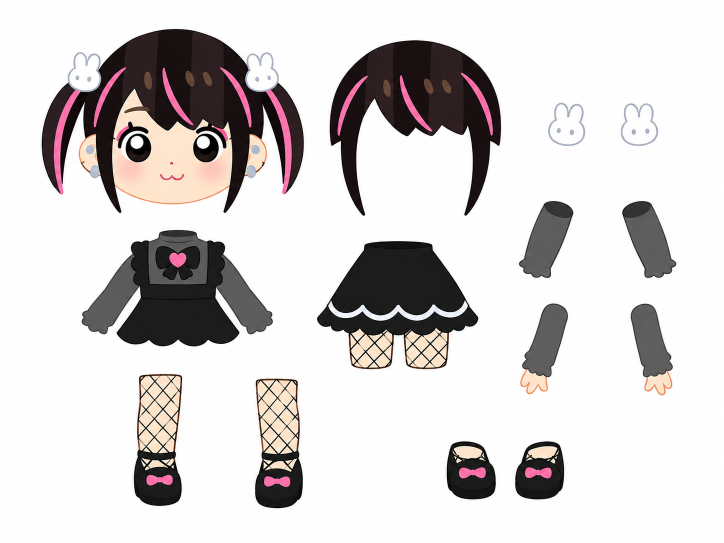
#> input picture assets/generated/parts/parts_sheet_gothic_lolita_chibi_paperdoll_02.png, 1448 x 1086 px (shown at 1/2 size)
$ python build_runtime_assets.py
#> lines starting #> are read from the running program, lines starting #| are printed output that depends on the picture; after the words box and inside, x2 and y2 are one past the last pixel; in counts of white or black regions, pixels touching at a corner belong together; pictures that were not available may be replaced by others from this repository, and a replacement may not be noted
from __future__ import annotations

import json
from collections import deque
from pathlib import Path

import cv2
import numpy as np
from PIL import Image

ROOT = Path(__file__).resolve().parents[1]
PARTS = ROOT / "assets/generated/parts/parts_sheet_gothic_lolita_chibi_paperdoll_02.png"
FACE = ROOT / "assets/generated/sprites/sprite_sheet_chibi_expression_parts_01.png"
MOUTH = ROOT / "assets/generated/sprites/sprite_sheet_cute_expressions_and_blush_02.png"
OUT = ROOT / "assets/runtime"
WORK = OUT / "parts_v0"


def border_white_alpha(image: Image.Image, tol: int = 36, pad: int = 4) -> Image.Image:
    arr = np.array(image.convert("RGBA"))
    rgb = arr[:, :, :3].astype(np.int16)
    h, w = rgb.shape[:2]
    candidate = 255 - rgb.min(axis=2) < tol
    visited = np.zeros((h, w), dtype=bool)
    queue: deque[tuple[int, int]] = deque()

    for x in range(w):
        for y in (0, h - 1):
            if candidate[y, x] and not visited[y, x]:
                visited[y, x] = True
                queue.append((y, x))
    for y in range(h):
        for x in (0, w - 1):
            if candidate[y, x] and not visited[y, x]:
                visited[y, x] = True
                queue.append((y, x))

    while queue:
        y, x = queue.popleft()
        for dy, dx in ((1, 0), (-1, 0), (0, 1), (0, -1)):
            yy, xx = y + dy, x + dx
            if 0 <= yy < h and 0 <= xx < w and candidate[yy, xx] and not visited[yy, xx]:
                visited[yy, xx] = True
                queue.append((yy, xx))

    arr[:, :, 3] = np.where(visited, 0, 255).astype(np.uint8)
    result = Image.fromarray(arr, "RGBA")
    bbox = result.getchannel("A").getbbox()
    if bbox:
        result = result.crop(bbox)
    if pad:
        padded = Image.new("RGBA", (result.width + 2 * pad, result.height + 2 * pad), (0, 0, 0, 0))
        padded.alpha_composite(result, (pad, pad))
        result = padded
    return result


def contour_sprite(image: Image.Image, pad: int = 4) -> Image.Image:
    arr = np.array(image.convert("RGBA"))
    rgb = arr[:, :, :3]
    mask = ((255 - rgb.min(axis=2)) > 12).astype(np.uint8) * 255
    contours, _ = cv2.findContours(mask, cv2.RETR_EXTERNAL, cv2.CHAIN_APPROX_SIMPLE)
    fill = np.zeros_like(mask)
    if contours:
        contour = max(contours, key=cv2.contourArea)
        cv2.drawContours(fill, [contour], -1, 255, -1)
    arr[:, :, 3] = fill
    result = Image.fromarray(arr, "RGBA")
    bbox = result.getchannel("A").getbbox()
    if bbox:
        result = result.crop(bbox)
    padded = Image.new("RGBA", (result.width + 2 * pad, result.height + 2 * pad), (0, 0, 0, 0))
    padded.alpha_composite(result, (pad, pad))
    return padded


def mouth_sprite(image: Image.Image, pad: int = 4) -> Image.Image:
    arr = np.array(image.convert("RGBA"))
    rgb = arr[:, :, :3].astype(np.int16)
    r, g, b = rgb[:, :, 0], rgb[:, :, 1], rgb[:, :, 2]
    selected = (r > 135) & ((r - g) > 30) & ((r - b) > 20) & (g < 150)
    mask = selected.astype(np.uint8) * 255
    count, labels, stats, _ = cv2.connectedComponentsWithStats(mask, 8)
    keep = np.zeros_like(mask)
    if count > 1:
        indexes = sorted(range(1, count), key=lambda i: stats[i, cv2.CC_STAT_AREA], reverse=True)[:2]
        for index in indexes:
            if stats[index, cv2.CC_STAT_AREA] >= 5:
                keep[labels == index] = 255
    arr[:, :, 3] = keep
    result = Image.fromarray(arr.astype(np.uint8), "RGBA")
    bbox = result.getchannel("A").getbbox()
    if bbox:
        result = result.crop(bbox)
    padded = Image.new("RGBA", (result.width + 2 * pad, result.height + 2 * pad), (0, 0, 0, 0))
    padded.alpha_composite(result, (pad, pad))
    return padded


def save(name: str, image: Image.Image, max_dim: int | None = None) -> None:
    if max_dim and max(image.size) > max_dim:
        scale = max_dim / max(image.size)
        image = image.resize((round(image.width * scale), round(image.height * scale)), Image.Resampling.LANCZOS)
    image.save(WORK / name, optimize=True)


def main() -> None:
    OUT.mkdir(parents=True, exist_ok=True)
    WORK.mkdir(parents=True, exist_ok=True)

    parts = Image.open(PARTS).convert("RGBA")
    face = Image.open(FACE).convert("RGBA")
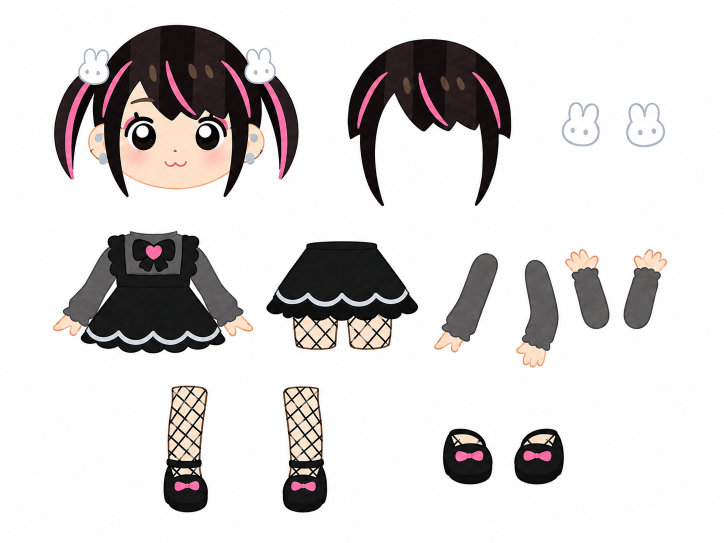
#> input picture assets/generated/parts/parts_sheet_cute_gothic_bunny_girl_01.png, 1448 x 1086 px, given in place of sprite_sheet_chibi_expression_parts_01.png, which was not available (shown at 1/2 size)
    mouth = Image.open(MOUTH).convert("RGBA")

    def part_crop(box):
        return border_white_alpha(parts.crop(box))

    def face_crop(box):
        return border_white_alpha(face.crop(box))

    # Hair is split into front hair + two tails so ESP/PC can animate the tails
    # independently without storing full animation frames.
    save("hair_front.png", part_crop((620, 55, 990, 420)), 340)
#> in border_white_alpha, `candidate = 255 - rgb.min(axis=2) < tol`:
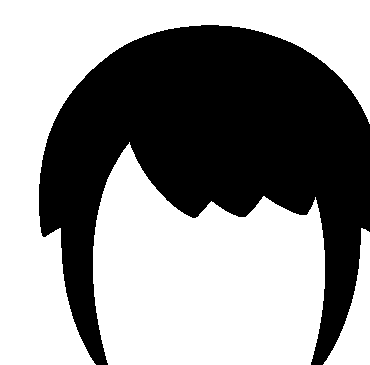
#> candidate: shape (365, 370) bool; 57.3% white; 1 black region, box (x1, y1, x2, y2) and area: (39, 25, 370, 365) 57693
#> after the loop in border_white_alpha, `for x in range(w):`: visited: shape (365, 370) bool; 0.53% white in thin lines or dots
#> after the loop in border_white_alpha, `for y in range(h):`:
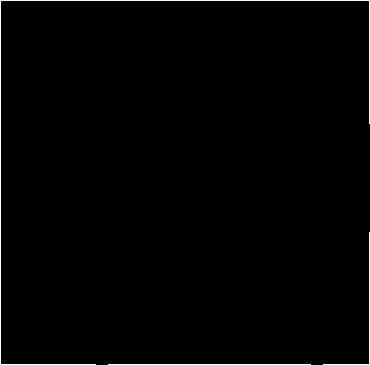
#> visited: shape (365, 370) bool; 0.99% white in thin lines or dots
#> in border_white_alpha, `bbox = result.getchannel("A").getbbox()`: bbox = (39, 25, 370, 365)
#> in border_white_alpha, `padded = Image.new("RGBA", (result.width + 2 * pad, result.height + 2 ..`: padded: PIL image 339x348 RGBA; every value is 0
#> in save, `scale = max_dim / max(image.size)`: scale = 0.977
    save("twin_tail_left.png", part_crop((58, 145, 155, 385)), 250)
#> call 2 of border_white_alpha, with tol = 36, pad = 4
#> in border_white_alpha (call 2), `candidate = 255 - rgb.min(axis=2) < tol`: candidate: shape (240, 97) bool; 57.1% white; 2 black regions, box (x1, y1, x2, y2) and area: (25, 0, 97, 240) 9954, (93, 6, 97, 15) 29
#> after the loop in border_white_alpha (call 2), `for x in range(w):`: visited: shape (240, 97) bool; 0.77% white in thin lines or dots
#> after the loop in border_white_alpha (call 2), `for y in range(h):`:
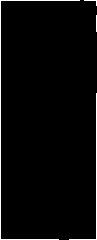
#> visited: shape (240, 97) bool; 2.5% white in thin lines or dots
#> in border_white_alpha (call 2), `bbox = result.getchannel("A").getbbox()`: bbox = (25, 0, 97, 240)
#> in border_white_alpha (call 2), `padded = Image.new("RGBA", (result.width + 2 * pad, result.height + 2 ..`: padded: PIL image 80x248 RGBA; every value is 0
    save("twin_tail_right.png", part_crop((495, 145, 600, 385)), 250)
#> in border_white_alpha (call 3), `candidate = 255 - rgb.min(axis=2) < tol`: candidate: shape (240, 105) bool; 38.7% white; 17 white regions (13 under 20 px), largest, box (x1, y1, x2, y2) and area: (0, 68, 72, 240) 5428, (60, 0, 105, 87) 2047, (0, 0, 59, 36) 1707, (79, 195, 105, 240) 504
#> after the loop in border_white_alpha (call 3), `for x in range(w):`: visited: shape (240, 105) bool; 0.77% white in thin lines or dots
#> after the loop in border_white_alpha (call 3), `for y in range(h):`: visited: shape (240, 105) bool; 1.5% white in thin lines or dots
#> in border_white_alpha (call 3), `padded = Image.new("RGBA", (result.width + 2 * pad, result.height + 2 ..`: padded: PIL image 113x248 RGBA; every value is 0

    save("body_dress.png", part_crop((120, 435, 545, 690)), 340)
#> call 4 of border_white_alpha, with tol = 36, pad = 4
#> in border_white_alpha (call 4), `candidate = 255 - rgb.min(axis=2) < tol`: candidate: shape (255, 425) bool; 48.1% white; 4 white regions (1 under 20 px), largest, box (x1, y1, x2, y2) and area: (0, 0, 425, 255) 48476, (285, 142, 425, 255) 3540, (222, 244, 251, 255) 142
#> after the loop in border_white_alpha (call 4), `for x in range(w):`: visited: shape (255, 425) bool; 0.72% white in thin lines or dots
#> after the loop in border_white_alpha (call 4), `for y in range(h):`:
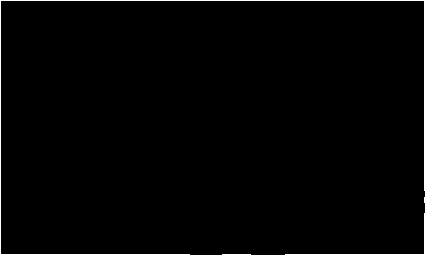
#> visited: shape (255, 425) bool; 1.2% white in thin lines or dots
#> in border_white_alpha (call 4), `bbox = result.getchannel("A").getbbox()`: bbox = (43, 25, 425, 255)
#> in border_white_alpha (call 4), `padded = Image.new("RGBA", (result.width + 2 * pad, result.height + 2 ..`: padded: PIL image 390x238 RGBA; every value is 0
    save("skirt_upperlegs.png", part_crop((575, 445, 940, 725)), 340)
#> in border_white_alpha (call 5), `candidate = 255 - rgb.min(axis=2) < tol`: candidate: shape (280, 365) bool; 52.5% white; 1 black region, box (x1, y1, x2, y2) and area: (59, 37, 365, 280) 48543
#> after the loop in border_white_alpha (call 5), `for x in range(w):`: visited: shape (280, 365) bool; 0.56% white in thin lines or dots
#> after the loop in border_white_alpha (call 5), `for y in range(h):`:
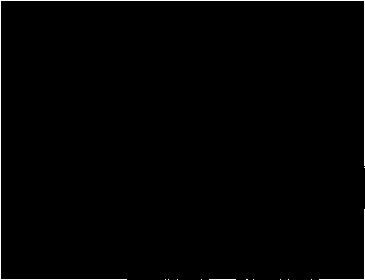
#> visited: shape (280, 365) bool; 1.1% white in thin lines or dots
#> after the loop in border_white_alpha (call 5), `while queue:`:
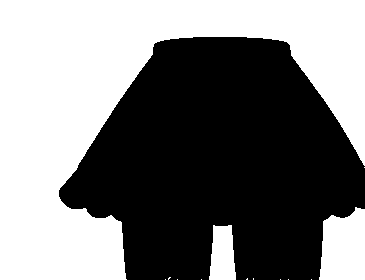
#> visited: shape (280, 365) bool; 48.7% white; 13 white regions (10 under 20 px), largest, box (x1, y1, x2, y2) and area: (0, 0, 365, 280) 45703, (319, 207, 365, 280) 2821, (209, 225, 236, 280) 1213
#> in border_white_alpha (call 5), `bbox = result.getchannel("A").getbbox()`: bbox = (59, 37, 365, 280)
    save("arm_left.png", part_crop((1000, 380, 1135, 595)), 220)
    save("arm_right.png", part_crop((1185, 380, 1325, 595)), 220)
    save("leg_left.png", part_crop((250, 700, 405, 1020)), 280)
    save("leg_right.png", part_crop((475, 700, 630, 1020)), 280)
    save("bunny_clip_left.png", contour_sprite(parts.crop((1015, 175, 1145, 310))), 120)
    save("bunny_clip_right.png", contour_sprite(parts.crop((1160, 175, 1310, 310))), 120)

    blank = mouth.crop((35, 735, 245, 900)).convert("RGBA")
    arr = np.array(blank)
    rgb = arr[:, :, :3]
    h, w = rgb.shape[:2]
    yy, xx = np.ogrid[:h, :w]
    ellipse = ((xx - w / 2) / (w * 0.38)) ** 2 + ((yy - h * 0.43) / (h * 0.55)) ** 2 < 1
    skin = rgb[
        ellipse
        & (rgb[:, :, 0] > 225)
        & (rgb[:, :, 1] > 175)
        & (rgb[:, :, 1] < 245)
        & (rgb[:, :, 2] > 150)
        & (rgb[:, :, 2] < 235)
    ]
    reference = np.median(skin, axis=0).astype(np.uint8) if len(skin) else np.array([252, 220, 196], dtype=np.uint8)
    holes = ellipse & (rgb.min(axis=2) > 247)
    rgb[holes] = reference
    arr[:, :, :3] = rgb
    save("face_blank.png", border_white_alpha(Image.fromarray(arr, "RGBA")), 230)

    save("eyes_open_pair.png", face_crop((445, 115, 720, 255)), 270)
    save("eyes_half_pair.png", face_crop((770, 115, 1050, 255)), 270)
    save("eyes_sparkle_pair.png", face_crop((735, 430, 975, 585)), 260)
    save("eyes_closed_pair.png", face_crop((1080, 435, 1330, 585)), 260)
    save("brows_neutral_pair.png", face_crop((60, 685, 350, 750)), 270)
    save("brows_angry_pair.png", face_crop((400, 680, 695, 750)), 270)
    save("brows_sad_pair.png", face_crop((1040, 680, 1330, 750)), 270)

    centers = [145, 355, 560, 770, 995, 1215]
    mouths = ["mouth_closed", "mouth_small", "mouth_medium", "mouth_open", "mouth_wide", "mouth_smile_open"]
    for x, name in zip(centers, mouths):
        save(f"{name}.png", mouth_sprite(mouth.crop((x - 45, 540, x + 45, 625))), 80)

    files = sorted(WORK.glob("*.png"))
    atlas_width = 1024
    padding = 8
    x = y = padding
    row_height = 0
    rects: dict[str, list[int]] = {}
    images: list[tuple[Path, Image.Image]] = []

    for path in files:
        image = Image.open(path).convert("RGBA")
        images.append((path, image))
        if x + image.width + padding > atlas_width:
            x = padding
            y += row_height + padding
            row_height = 0
        rects[path.stem] = [x, y, image.width, image.height]
        x += image.width + padding
        row_height = max(row_height, image.height)

    atlas = Image.new("RGBA", (1024, 1024), (0, 0, 0, 0))
    for path, image in images:
        px, py, _, _ = rects[path.stem]
        atlas.alpha_composite(image, (px, py))
#> this loop made 7 passes

    indexed = atlas.quantize(colors=128, method=Image.Quantize.FASTOCTREE, dither=Image.Dither.NONE)
    indexed.save(OUT / "jirai_runtime_atlas_v0.png", optimize=True)

    manifest = {
        "version": 0,
        "atlas": "jirai_runtime_atlas_v0.png",
        "size": [1024, 1024],
        "format": "indexed PNG RGBA",
        "target_fps": [15, 30, 60],
        "firmware_ready": False,
        "rects": rects,
        "source_map": {
            "body": str(PARTS.relative_to(ROOT)).replace("\\", "/"),
            "face": str(FACE.relative_to(ROOT)).replace("\\", "/"),
            "mouth": str(MOUTH.relative_to(ROOT)).replace("\\", "/"),
        },
        "qa": {
            "status": "prototype",
            "known_issues": [
                "face blank still needs final manual cleanup",
                "twin-tail top edges need final cleanup under bunny clips",
                "mouth and eye placement must be tuned on the assembled model",
            ],
        },
    }
    (OUT / "jirai_runtime_atlas_v0.json").write_text(json.dumps(manifest, indent=2), encoding="utf-8")

    total = sum(path.stat().st_size for path in WORK.glob("*.png"))
    print(f"Generated {len(files)} runtime parts; unpacked PNG total={total} bytes")
#| Generated 7 runtime parts; unpacked PNG total=271407 bytes
#> (the run stopped early here; a loop or call above may not have finished)
